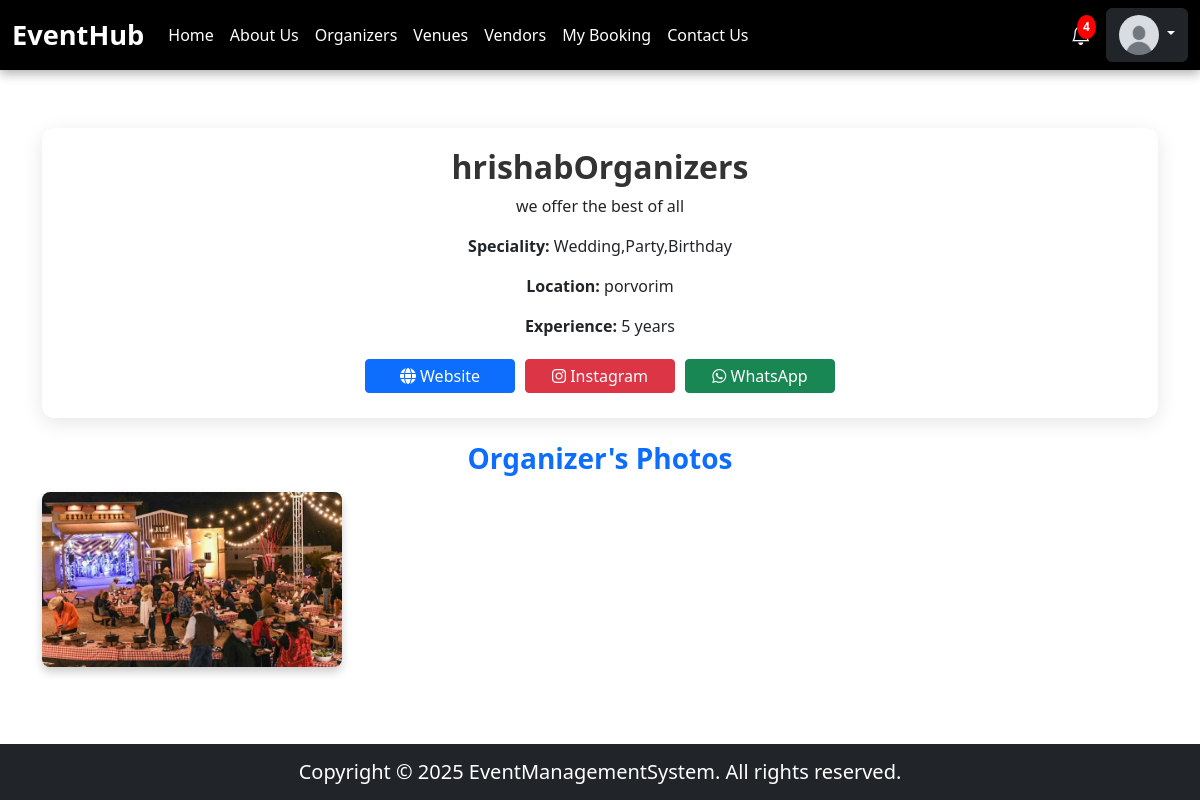
The page /pages/organizers/organizerDetails.php?id=8 (signed in) on the database its author committed.
### tables this page shows
CREATE TABLE `users` (
  `id` int(11) NOT NULL,
  `username` varchar(255) NOT NULL,
  `email` varchar(255) NOT NULL,
  `phone` varchar(20) NOT NULL,
  `password` varchar(255) NOT NULL,
  `location` varchar(255) NOT NULL,
  `role` enum('user','organizer','vendor','venue_owner') NOT NULL,
  `profile_picture` varchar(255) DEFAULT NULL,
  `created_at` timestamp NOT NULL DEFAULT current_timestamp()
);

CREATE TABLE `organizers` (
  `id` int(11) NOT NULL,
  `user_id` int(11) NOT NULL,
  `company_name` varchar(255) NOT NULL,
  `experience` int(11) NOT NULL CHECK (`experience` >= 0),
  `website` varchar(255) DEFAULT NULL,
  `instagram` varchar(255) DEFAULT NULL,
  `speciality` text NOT NULL,
  `description` text DEFAULT NULL
);

CREATE TABLE `organizer_photos` (
  `id` int(11) NOT NULL,
  `organizer_id` int(11) NOT NULL,
  `photo_url` varchar(255) NOT NULL,
  `uploaded_at` timestamp NOT NULL DEFAULT current_timestamp()
);

### pages/organizers/organizerDetails.php (the view, shortened to what this page needs)
<?php
include("../../database/databaseConnection.php");
$organizer_id = isset($_GET['id']) ? intval($_GET['id']) : 0;
$query = "SELECT o.*, u.username, u.location,u.phone
          FROM organizers o
          JOIN users u ON o.user_id = u.id
          WHERE o.id = ?";
$stmt = $conn->prepare($query);
$stmt->bind_param("i", $organizer_id);
$stmt->execute();
$result = $stmt->get_result();
$organizer = $result->fetch_assoc();
$photo_query = "SELECT photo_url FROM organizer_photos WHERE organizer_id = ?";
$photo_stmt = $conn->prepare($photo_query);
$photo_stmt->bind_param("i", $organizer_id);
$photo_stmt->execute();
$photo_result = $photo_stmt->get_result();
$photos = $photo_result->fetch_all(MYSQLI_ASSOC);
?>
<!DOCTYPE html>
<html lang="en">
<head>
    <link rel="stylesheet" href="https://cdn.jsdelivr.net/npm/bootstrap@5.3.0/dist/css/bootstrap.min.css">
    <link rel="stylesheet" href="https://cdnjs.cloudflare.com/ajax/libs/font-awesome/6.4.2/css/all.min.css">
    <link rel="stylesheet" href="../../public/styles/style.css">
</head>
<body>
    <?php include("../../components/header.php"); ?>
    <div class="container mt-5">
        <div class="profile-card text-center">
            <h2><?= htmlspecialchars($organizer['company_name'] ?? 'Not Available') ?></h2>
            <p><?= htmlspecialchars($organizer['description']) ?></p>
            <p><strong>Speciality:</strong> <?= htmlspecialchars($organizer['speciality'] ?? 'Not Specified') ?></p>
            <p><strong>Location:</strong> <?= htmlspecialchars($organizer['location'] ?? 'Not Provided') ?></p>
            <p><strong>Experience:</strong> <?= htmlspecialchars($organizer['experience'] ?? '0') ?> years</p>
            <div class="social-buttons d-flex justify-content-center">
                <?php if (!empty($organizer['website'])) { ?>
                    <a href="<?= htmlspecialchars($organizer['website']) ?>" target="_blank" class="btn btn-primary btn-sm">
                        <i class="fa fa-globe"></i> Website
                    </a>
                <?php } ?>
                <?php if (!empty($organizer['instagram'])) { ?>
                    <a href="<?= htmlspecialchars($organizer['instagram']) ?>" target="_blank" class="btn btn-danger btn-sm">
                        <i class="fab fa-instagram"></i> Instagram
                    </a>
                <?php } ?>
                <?php if (!empty($organizer['phone'])) { ?>
                    <a href="https://wa.me/<?= htmlspecialchars($organizer['phone']) ?>" target="_blank" class="btn btn-success btn-sm">
                        <i class="fab fa-whatsapp"></i> WhatsApp
                    </a>
                <?php } ?>
            </div>
        </div>
        <h3 class="text-center text-primary fw-bold mt-4">Organizer's Photos</h3>
        <div class="photo-gallery text-center mt-3">
            <?php if (count($photos) > 0) {
                foreach ($photos as $photo) { ?>
                    <img src="../../<?= htmlspecialchars($photo['photo_url']) ?>" alt="Organizer Photo">
            <?php } } else { ?>
                <p>No photos uploaded yet.</p>
            <?php } ?>
        </div>
    </div>
    <?php include("../../components/footer.php"); ?>
</body>
</html>

### components/header.php (shortened to what this page needs)
<?php
include(__DIR__ . "/../database/databaseConnection.php");
$profilePic = "/EventManagementSystem/uploads/profilePics/default.png";
$unreadNotifications = 0;
if (isset($_SESSION['user_id'])) {
    $user_id = $_SESSION['user_id'];
    $query = "SELECT profile_picture, role FROM users WHERE id = ?";
    $stmt = mysqli_prepare($conn, $query);
    mysqli_stmt_bind_param($stmt, "i", $user_id);
    mysqli_stmt_execute($stmt);
    $result = mysqli_stmt_get_result($stmt);
    if ($row = mysqli_fetch_assoc($result)) {
        if (!empty($row['profile_picture'])) {
            $profilePic = $row['profile_picture'];
        }
    }
    $notifQuery = "SELECT COUNT(*) AS unread_count FROM notifications WHERE user_id = ? AND status = 'unread'";
    $notifStmt = mysqli_prepare($conn, $notifQuery);
    mysqli_stmt_bind_param($notifStmt, "i", $user_id);
    mysqli_stmt_execute($notifStmt);
    $notifResult = mysqli_stmt_get_result($notifStmt);
    if ($notifRow = mysqli_fetch_assoc($notifResult)) {
        $unreadNotifications = $notifRow['unread_count'];
    }
}
?>
<!DOCTYPE html>
<html lang="en">
<head>
    <link href="https://cdn.jsdelivr.net/npm/bootstrap@5.3.0/dist/css/bootstrap.min.css" rel="stylesheet">
    <link rel="stylesheet" href="https://cdn.jsdelivr.net/npm/bootstrap-icons/font/bootstrap-icons.css">
</head>
<body>
<nav class="navbar navbar-expand-lg navbar-dark">
    <div class="container-fluid">
        <a class="navbar-brand" href="/EventManagementSystem/">EventHub</a>
        <div class="collapse navbar-collapse" id="navbarNav">
            <ul class="navbar-nav me-auto">
                <li class="nav-item"><a class="nav-link" href="/EventManagementSystem/">Home</a></li>
                <li class="nav-item"><a class="nav-link" href="/EventManagementSystem/pages/aboutus.php">About Us</a></li>
                <li class="nav-item"><a class="nav-link" href="/EventManagementSystem/pages/organizers/organizers.php">Organizers</a></li>
                <li class="nav-item"><a class="nav-link" href="/EventManagementSystem/pages/venue/venues.php">Venues</a></li>
                <li class="nav-item"><a class="nav-link" href="/EventManagementSystem/pages/vendors/vendors.php">Vendors</a></li>
                <?php if (isset($_SESSION['user_id'])){ ?>
                    <li class="nav-item"><a class="nav-link" href="/EventManagementSystem/pages/myBooking.php">My Booking</a></li>
                <?php } ?>
                <li class="nav-item"><a class="nav-link" href="/EventManagementSystem/pages/contactUs.php">Contact Us</a></li>
            </ul>
            <?php if (!isset($_SESSION['user_id'])): ?>
                <div class="d-flex">
                    <a href="/EventManagementSystem/pages/login.php" class="btn btn-outline-light me-2">Login</a>
                    <a href="/EventManagementSystem/pages/register.php" class="btn btn-warning">Register</a>
                </div>
            <?php else: ?>
                <div class="d-flex align-items-center">
                    <a href="/EventManagementSystem/pages/notifications.php" class="notification-icon">
                        <?php if ($unreadNotifications > 0): ?>
                            <span class="notif-badge"><?php echo $unreadNotifications; ?></span>
                        <?php endif; ?>
                    </a>
                    <div class="dropdown">
                        <button class="btn btn-dark dropdown-toggle" type="button" data-bs-toggle="dropdown" aria-expanded="false">
                            <img src="<?php echo htmlspecialchars($profilePic, ENT_QUOTES, 'UTF-8'); ?>" alt="Profile Picture" class="profile-pic">
                        </button>
                    </div>
                </div>
            <?php endif; ?>
        </div>
    </div>
</nav>
</body>
</html>

### public/styles/style.css (style rules this page uses)
html, body { height: 100%; display: flex; flex-direction: column; }

### pages/organizers/organizerDetails.php (style rules this page uses)
body { background-color: #f4f7fc; font-family: 'Poppins', sans-serif; }
.container { max-width: 1000px; }
.profile-card { border-radius: 12px; box-shadow: 0px 5px 20px rgba(0, 0, 0, 0.1); background: #fff; padding: 20px; }
.profile-card h2 { font-weight: 600; color: #333; }
.social-buttons a { margin: 5px; font-size: 16px; width: 150px; }
.photo-gallery { display: flex; flex-wrap: wrap; gap: 10px; }
.photo-gallery img { width: 100%; max-width: 300px; height: auto; border-radius: 8px; box-shadow: 0px 5px 10px rgba(0, 0, 0, 0.2); }

### components/header.php (style rules this page uses)
.navbar { position: fixed; top: 0; width: 100%; z-index: 1000; background: #000; box-shadow: 0 4px 10px rgba(0, 0, 0, 0.3); }
.navbar-brand { font-size: 1.7rem; font-weight: bold; color: white; }
.navbar-nav .nav-link { color: white; }
.profile-pic { width: 40px; height: 40px; border-radius: 50%; }
.notification-icon { position: relative; display: inline-block; color: white; font-size: 20px; margin-right: 15px; cursor: pointer; }
.notif-badge { position: absolute; top: -5px; right: -5px; background: red; color: white; font-size: 12px; font-weight: bold; border-radius: 50%; padding: 3px 6px; }

### rows shown on the page
users: profile_picture (placeholder picture)
organizers: company_name "hrishabOrganizers", description "we offer the best of all", speciality "Wedding,Party,Birthday", user.location "porvorim", experience "5"
organizer_photos: photo_url (picture)

### other values the page prints
$unreadNotifications "4"
